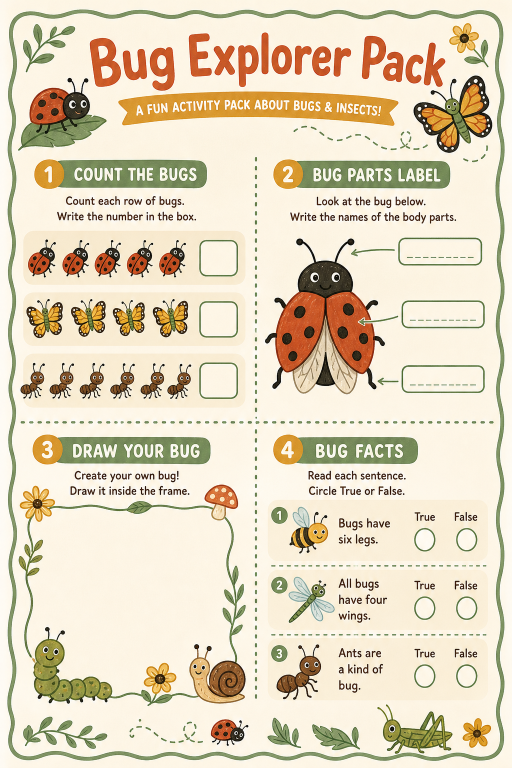
#> input picture apps/web/agent/skills/materials-studio/references/homa-activity-pack-reference.png, 1024 x 1536 px (shown at 1/2 size)
$ python -i book-intake.py   (imports and definitions only)
#> lines starting #> are read from the running program, lines starting #| are printed output that depends on the picture
#!/usr/bin/env python3
"""
book-intake.py: turn one captured book into per-page masters plus text.

WHY THIS EXISTS:
The co-founders capture a book with CamScanner and drop ONE PDF per book in
#homa-inspo (founder ruling 2026-07-28: phone-first capture, filter set to
Original, photographed in reading order). A PDF is a fine handoff envelope
and a bad archive: every downstream use is page-shaped, and dimension F
cannot verify a single span without the text. This script opens the
envelope.

    one PDF in  ->  per-page master images
                    .cosmo/text/<id>.txt        (the sidecar spans verify against)
                    .cosmo/masters/<id>/manifest.json  (provenance + gates)

WHAT IT WILL NOT DO:
Re-encode a page it did not have to. When the PDF carries photographs (the
CamScanner case), the embedded image is extracted byte-for-byte as the
capture master. If a page was photographed sideways, the capture master is
kept and a separate upright working master is created. JPEG pages use
lossless jpegtran when possible; other pages become lossless PNGs. Only
vector or text PDFs get rendered, at an explicit DPI recorded in the
manifest.

DETERMINISTIC GATES (no model, per the plan's gatekeeper stage):
page-count assertion, blank detection by ink coverage, blur detection by
edge variance, and exact duplicate detection by content hash. A page that
fails a gate is reported, never silently dropped: the operator can re-shoot
one page instead of the book.

TEXT, A MIXTURE ON PURPOSE:
Text layer if the PDF has one (born-digital, free and perfect). Otherwise
tesseract over every page, because it is fast and genuinely good at dense
body text, and then a vision model over the pages tesseract cannot do
honestly: the covers, anything with ink but no text read off it, and
anything garbled past use. Per-page provenance is recorded as textSource.

Neither reader alone is enough. OCR turned this pipeline's first real cover
into "MET | Pacis | RO READING | HANDBOOK", and a vision model over 110
pages of ordinary worksheets would be slow and pointless. The escalation set
on that book was 2 pages out of 110. The model also returns what the page
SHOWS, which no character-recognition pass can produce, and that lands in
the manifest as `visual` for the theming and aboutness dimensions.

USAGE:
    book-intake.py <pdf> --id ref-2026-07-28-some-book --expect-pages 84
    book-intake.py <pdf> --id cur-2026-07-28-some-curriculum --kind curriculum --expect-pages 84
    book-intake.py <pdf> --id <id> --force             # redo a finished item
    book-intake.py <pdf> --id <id> --jobs 4            # bounded page workers
    book-intake.py <pdf...> --id <id> --expect-pages 84 --resume-captured
    book-intake.py --check <id>                        # re-run gates only
    book-intake.py --normalize-masters <id>            # repair old sideways masters
    book-intake.py <pdf> --id <id> --no-vision         # tesseract only
"""

import argparse
import hashlib
import json
import os
import re
import shutil
import subprocess
import sys
import tempfile
from concurrent.futures import ThreadPoolExecutor
from datetime import datetime, timezone
from difflib import SequenceMatcher
from pathlib import Path
from typing import Optional

try:
    import fitz  # PyMuPDF
except ImportError:
    print("ERROR: PyMuPDF is required. Install with: pip3 install pymupdf", file=sys.stderr)
    sys.exit(2)

import numpy as np
from PIL import Image

COSMO = Path(__file__).resolve().parent.parent
TEXT_DIR = COSMO / "text"
MASTERS_DIR = COSMO / "masters"
REFS_DIR = COSMO / "references"
CURS_DIR = COSMO / "curriculums"

ID_RE = re.compile(r"^(ref|cur)-\d{4}-\d{2}-\d{2}-[a-z0-9][a-z0-9-]*$")

# Gate thresholds. Deliberately loose: these exist to catch a finger over the
# lens or a page photographed twice, not to grade photography. A false alarm
# costs one re-shoot; a miss costs a page nobody notices is missing until the
# book is gone.
BLANK_INK_COVERAGE = 0.005

# Sharpness is the 99.9th percentile of gradient magnitude: how crisp the
# sharpest edges on the page are, not how many edges it has.
#
# Average edge energy was tried first and failed on the first real book. On
# the 110-page Fast Forward handbook it flagged the photographic cover and a
# sideways worksheet with a blue background, both perfectly sharp, because a
# large flat dark or coloured area drags a whole-page average down. Content
# density and background colour move the average; they do not move the
# sharpest edge. Measured: every real page scored 153 to 217 (the two false
# alarms scored 165 and 153, mid-pack), while a genuinely blurred page scores
# about 14, because blur leaves no crisp edge anywhere.
#
# Judged relative to the book's own median, with an absolute floor so a book
# that is blurry cover to cover cannot normalise its own blur away.
BLUR_RELATIVE_FLOOR = 0.40
BLUR_ABSOLUTE_FLOOR = 60.0

# Two pages are "the same page shot twice" when their text agrees this
# closely. Byte equality only catches a PDF that duplicated a page; a parent
# who photographs one page twice produces two different files, which is the
# likelier phone-lane mistake.
#
# Two pages are the same page shot twice only when the words AND the picture
# both agree. Either signal alone is wrong for workbooks:
#
# - Image alone: at 8x8 every page of a workbook is the same white rectangle
#   with a title bar and a text block, so it called three different fixture
#   pages duplicates of page 1.
# - Text alone: workbooks reuse a worksheet template verbatim across units.
#   On the real Fast Forward handbook, page 53 ("Phonics Review ... Unit 5")
#   and page 106 (the same sheet, "Unit 10") share 95% of their text and are
#   different pages of a real book.
#
# Requiring both is precise: a re-shoot of one page matches on both, a reused
# template matches only on text (the real pair sat 7 bits apart, where a
# genuine re-shoot sits at 0 to 2).
NEAR_DUPLICATE_TEXT_RATIO = 0.95
NEAR_DUPLICATE_MIN_CHARS = 40
NEAR_DUPLICATE_HAMMING = 4

# Boilerplate cannot be duplicate evidence. A graphic page whose only text is
# a running header carries almost no words, so two such pages match on text
# trivially and on an 8x8 hash easily. The PEMDAS foldable is the case: its
# text layer holds just "5th Grade / Bundle 8.1 / Order of Operations PEMDAS"
# on every page, which cleared the 40-character floor and produced seven false
# duplicate findings on a 25-page product.
#
# The discriminator: A DUPLICATE IS A PAIR, A FAMILY IS STRUCTURE. Text that
# is near-identical across three or more pages is a header, a template, or a
# product catalogue, never one page shot twice. Those pages fall back to
# byte-identity alone.
#
# Exact matching was tried first and was not enough. The same PEMDAS product
# ends with three seller catalogue pages whose 169 characters differ by one
# word ("5th GRADE", "4th GRADE", "3rd GRADE Math Doodles"), so they are 98%
# similar and not exactly equal, and they slipped straight through an
# equality-based check. Family detection uses the same similarity measure the
# gate itself fires on.
# A real re-shoot pair gives each page exactly ONE similar sibling, so one is
# the highest kin count a genuine duplicate can have. Two or more siblings is
# a family.
BOILERPLATE_FAMILY_MIN = 1

RENDER_DPI = 300

# An embedded image is only the page when it actually COVERS the page.
#
# The rule used to be "exactly one image means this is a photograph of a
# page", which is true for a CamScanner scan and false for a born-digital
# PDF. On the Harbor + Sprout workbook it extracted a 53x53 point decorative
# glyph covering 0.6% of the page AS the page: the master was 386x384 pixels
# where real pages are 2550x3300, and the page's actual text and layout were
# thrown away. Those pages then read as "featureless" to the blur gate, so
# the damage surfaced as a bogus re-shoot request rather than as the data
# loss it was.
EMBEDDED_PAGE_COVERAGE = 0.85

# Vision escalation. OCR and a vision model are complementary, so the
# pipeline runs both and keeps the better answer per page (founder direction
# 2026-07-29, after the first real book turned "METRO READING / Fast Forward!
# / STUDENT HANDBOOK" into "MET | Pacis | RO READING | HANDBOOK").
#
# Escalation is deliberately narrow, because tesseract is genuinely good at
# the dense body text that is most of a workbook. Measured on that book:
# every page scored 0.83+ on the gibberish check, so a quality threshold
# alone would have escalated nothing and missed the cover. What caught it
# was text yield: ink on the page and almost nothing read off it.
VISION_MODEL = "google/gemini-3-flash"
VISION_MIN_CHARS = 40          # below this, with ink present, OCR gave up
VISION_MIN_INK = 0.02
VISION_QUALITY_FLOOR = 0.55    # garbled beyond usefulness
PAGE_READ_SCRIPT = "scripts/page-read.mts"
VISION_BATCH_PAGES = 12

# Orientation. A page shot upside down is sharp, fully inked, and unique, so
# EVERY other gate here passes it while its text comes out reversed. Three
# independent analyses of three different books found rotated pages that this
# script had reported clean (Your Health scans 40-42, Social Studies 118/129/
# 130, New Practice Readers 60-87 and 130-158), which is exactly the shape of
# a blind spot: not one loud failure, the same quiet one everywhere.
#
# tesseract ships orientation detection (--psm 0), so this is deterministic
# and needs no model. Masters stay untouched; a rotated COPY is what gets
# OCR'd, and the angle is recorded so later image work knows.
ORIENTATION_CONFIDENCE_MIN = 1.0

# Tesseract is CPU and memory heavy. Concurrency is opt-in and capped so one
# large wave cannot turn a typo into hundreds of simultaneous subprocesses.
MAX_JOBS = 8


# [18 lines left out: functions parse_jobs, parse_expected_pages, not called in this run]


def _check_jobs(jobs: int) -> None:
    if not 1 <= jobs <= MAX_JOBS:
        raise ValueError(f"jobs must be between 1 and {MAX_JOBS}")


# [36 lines left out: functions sha256_file, source_receipt, portable_source_receipt, not called in this run]


def _positive_page_count(value) -> bool:
    return isinstance(value, int) and not isinstance(value, bool) and value > 0


# [46 lines left out: functions expected_page_count, capture_review_binding, atomic_json, not called in this run]


def source_checkpoint_path(item_dir: Path) -> Path:
    return item_dir / "source-checkpoint.json"


# [114 lines left out: functions write_source_checkpoint, verify_resume_checkpoint, prepare_intake_workspace, gate_findings_sha256, set_gate_result, add_extraction_findings and 1 more, not called in this run]


def page_metrics(path: Path) -> dict:
    """Ink coverage, edge energy, and a perceptual hash for one page."""
    try:
        with Image.open(path) as im:
#> im is the input picture: PIL image 1024x1536 RGB; mean R, G, B 226.7, 215, 190.9
            width, height = im.size
#> width = 1024; height = 1536
            gray = im.convert("L")
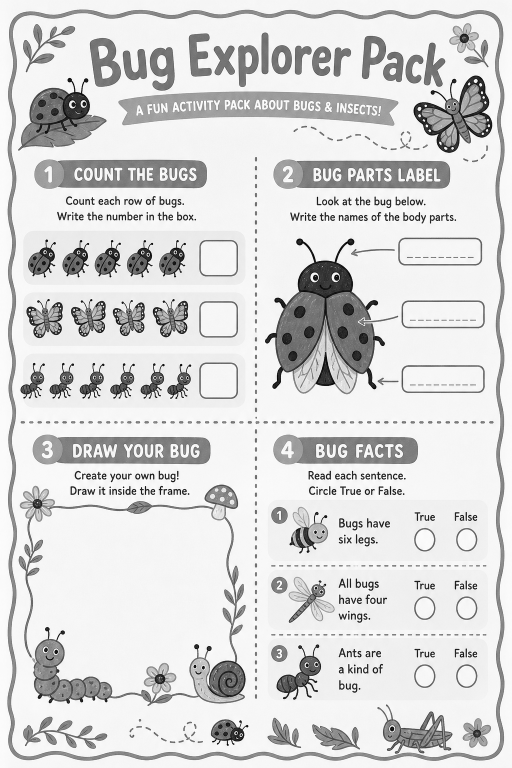
#> gray: PIL image 1024x1536 L (shown at 1/2 size); min 0, max 255, mean 215.7
            small = gray.resize((1000, 1000)) if max(width, height) > 1000 else gray
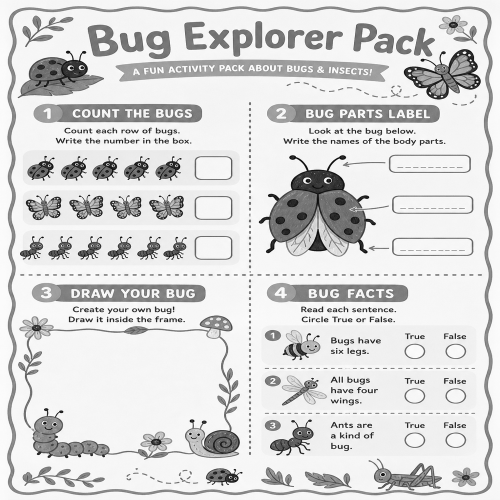
#> small: PIL image 1000x1000 L (shown at 1/2 size); min 0, max 255, mean 215.7
            arr = np.asarray(small, dtype=np.float32)

            # "Ink" is anything meaningfully darker than paper.
            ink = float((arr < 200).mean())
#> ink = 0.228

            # Sharpness: how crisp the sharpest edges are (99.9th percentile
            # of gradient magnitude), NOT how many edges the page has. A
            # photo cover and a sparse worksheet have few edges and perfectly
            # crisp ones; a blurred page has none anywhere.
            gx = np.abs(np.diff(arr, axis=1))
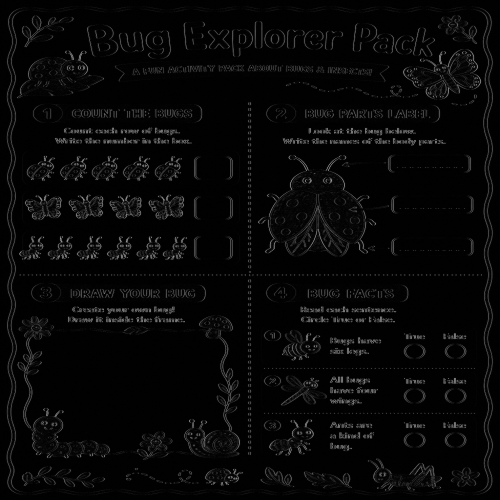
#> gx: shape (1000, 999) float32 (shown at 1/2 size); min 0, max 226, mean 7.3
            gy = np.abs(np.diff(arr, axis=0))
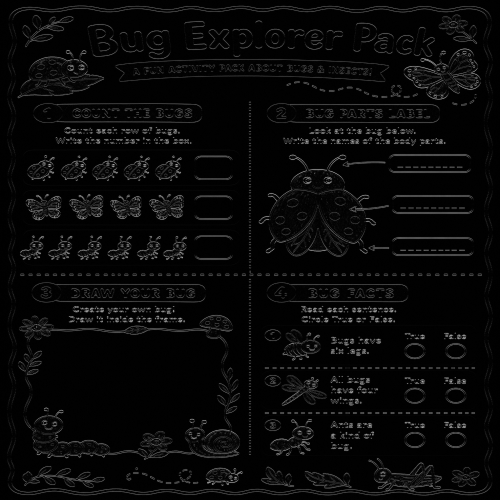
#> gy: shape (999, 1000) float32 (shown at 1/2 size); min 0, max 211, mean 8.8
            sharpness = float(np.percentile(np.concatenate([gx.ravel(), gy.ravel()]), 99.9))
#> sharpness = 176

            # Average hash: 8x8 mean-threshold bits, for near-duplicate pages.
            tiny = np.asarray(gray.resize((8, 8)), dtype=np.float32)
            bits = (tiny > tiny.mean()).flatten()
            ahash = int("".join("1" if b else "0" for b in bits), 2)

            return {
                "width": width, "height": height,
                "inkCoverage": round(ink, 5),
                "sharpness": round(sharpness, 2),
                "aHash": f"{ahash:016x}",
            }
    except Exception as exc:  # a bad page must not kill the book
        return {"error": f"{type(exc).__name__}: {exc}"}


# [175 lines left out: functions _page_image_covers_pdf_page, extract_pages, _extract_one, text_layer, page_orientation, page_orientations, not called in this run]


def _upright_name(source: Path, lossless_jpeg: bool) -> Path:
    suffix = source.suffix if lossless_jpeg else ".png"
    return source.with_name(f"{source.stem}.upright{suffix}")


# [58 lines left out: function normalize_page_master, not called in this run]


def normalize_page_masters(item_dir: Path, pages: list) -> int:
    """Normalize every confidently detected sideways page in page order."""
    return sum(1 for page in pages if normalize_page_master(item_dir, page))


# [59 lines left out: functions ocr_page, ocr_pages, not called in this run]


def _normalize_text(text: str) -> str:
    return re.sub(r"\s+", " ", (text or "").lower()).strip()


# [1379 lines left out: functions near_duplicate_text_ratio, ocr_quality, pages_needing_vision, oidc_token, read_pages_with_vision, run_gates and 15 more, not called in this run]


# [2 lines not run here, left out]

>>> result = page_metrics('../../apps/web/agent/skills/materials-studio/references/homa-activity-pack-reference.png')
#> result = {'width': 1024, 'height': 1536, 'inkCoverage': 0.228, 'sharpness': 176, 'aHash': '00189b139bffff25'}
